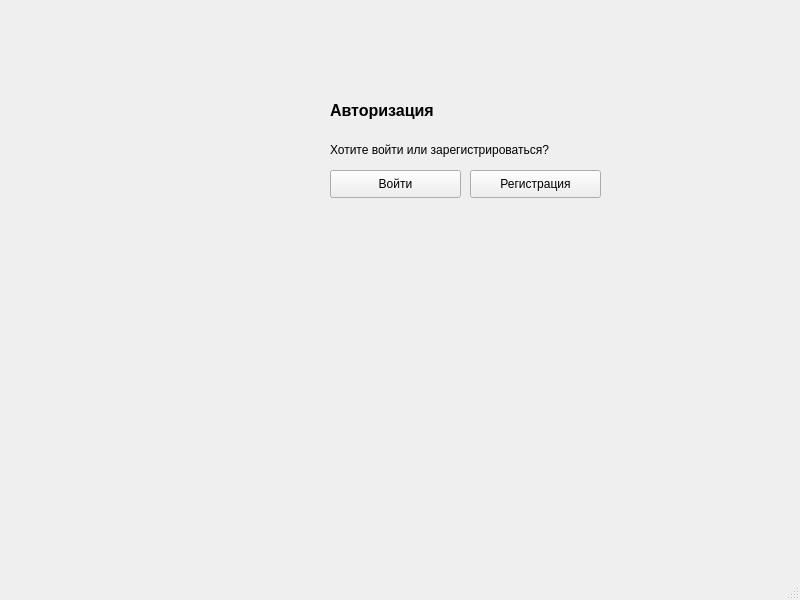
<?xml version="1.0" encoding="UTF-8"?>
<ui version="4.0">
 <class>MainWindow</class>
 <widget class="QMainWindow" name="MainWindow">
  <property name="geometry">
   <rect>
    <x>0</x>
    <y>0</y>
    <width>800</width>
    <height>600</height>
   </rect>
  </property>
  <property name="windowTitle">
   <string>MainWindow</string>
  </property>
  <widget class="QWidget" name="centralwidget">
   <widget class="QLabel" name="text_about_authorization">
    <property name="geometry">
     <rect>
      <x>330</x>
      <y>140</y>
      <width>351</width>
      <height>21</height>
     </rect>
    </property>
    <property name="text">
     <string>&lt;html&gt;&lt;head/&gt;&lt;body&gt;&lt;p&gt;&lt;span style=&quot; font-size:9pt;&quot;&gt;Хотите войти или зарегистрироваться?&lt;/span&gt;&lt;/p&gt;&lt;/body&gt;&lt;/html&gt;</string>
    </property>
   </widget>
   <widget class="QLabel" name="authorization">
    <property name="geometry">
     <rect>
      <x>330</x>
      <y>80</y>
      <width>261</width>
      <height>61</height>
     </rect>
    </property>
    <property name="text">
     <string>&lt;html&gt;&lt;head/&gt;&lt;body&gt;&lt;p&gt;&lt;span style=&quot; font-size:12pt; font-weight:600;&quot;&gt;Авторизация&lt;/span&gt;&lt;/p&gt;&lt;/body&gt;&lt;/html&gt;</string>
    </property>
   </widget>
   <widget class="QPushButton" name="login">
    <property name="geometry">
     <rect>
      <x>330</x>
      <y>170</y>
      <width>131</width>
      <height>28</height>
     </rect>
    </property>
    <property name="text">
     <string>Войти</string>
    </property>
   </widget>
   <widget class="QPushButton" name="registration">
    <property name="geometry">
     <rect>
      <x>470</x>
      <y>170</y>
      <width>131</width>
      <height>28</height>
     </rect>
    </property>
    <property name="text">
     <string>Регистрация</string>
    </property>
   </widget>
  </widget>
  <widget class="QMenuBar" name="menubar">
   <property name="geometry">
    <rect>
     <x>0</x>
     <y>0</y>
     <width>800</width>
     <height>26</height>
    </rect>
   </property>
  </widget>
  <widget class="QStatusBar" name="statusbar"/>
 </widget>
 <resources/>
 <connections/>
</ui>
